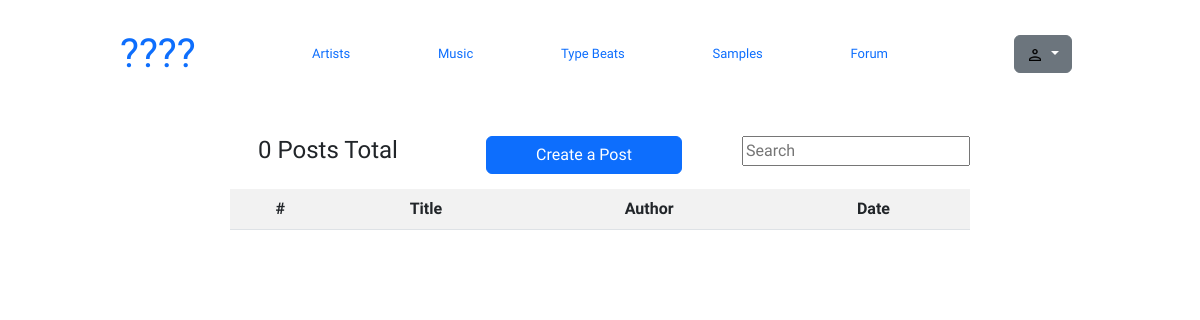
Page /ercf/posts/ on the earlier database version.
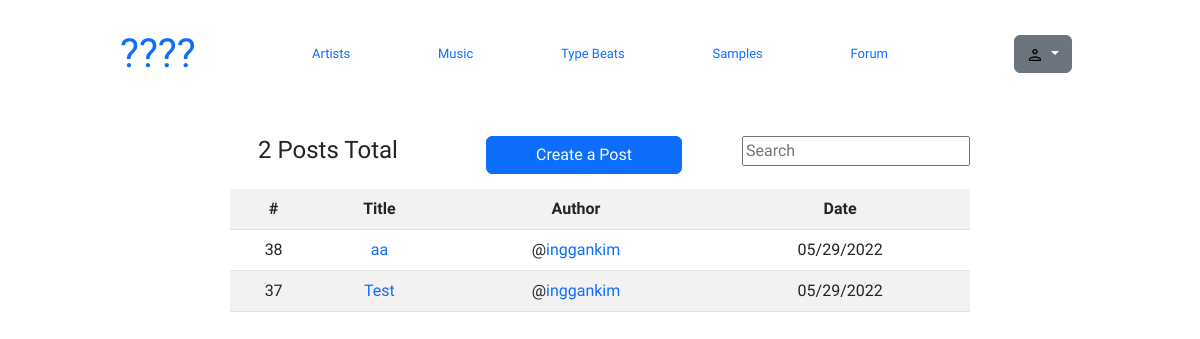
Same page on the later database version.
### ercf/models.py (models this page shows, shortened)
class Post(models.Model):
    title = models.CharField(max_length=100)
    topic = models.ForeignKey(Topic, on_delete=models.SET_NULL, null=True)
    author = models.ForeignKey(User, on_delete=models.CASCADE)
    content = models.TextField(max_length=10000)
    date_posted = models.DateTimeField(auto_now_add=True)
    date_updated = models.DateTimeField(auto_now=True)
    author_identity = models.TextField()

### ercf/views.py (the view)
# urls.py: path('posts/', views.posts, name='posts'),
def posts(request):
    q = request.GET.get("q") if request.GET.get("q") != None else ""
    topics = Topic.objects.all()
    posts = Post.objects.filter(
        Q(topic__name__icontains=q) |
        Q(title__icontains=q) |
        Q(content__icontains=q)
    ).order_by("-id")
    context = {
        "name": name,
        "posts": posts,
        "posts_count": posts.count(),
        "topics": topics
    }
    return render(request, "ercf/posts.html", context)

### ercf/templates/ercf/posts.html (shortened to what this page needs)
{% extends "ercf/layout.html" %}
{% load static %}
{% block body %}
<link rel="stylesheet" type="text/css" href="{% static 'styles/style.css' %}">
<div class="search-container" style="margin-top: -100px;">
    <div>
    </div>
    <div style="padding: 30px;">
        <div class="posts-header">
            <h4>  {{posts_count}} Posts Total</h5>
            <a href="{% url "ercf:form" %}" type="button" class="btn btn-primary">Create a Post</a>
            <form method="GET" action="{% url "ercf:index" %}" style="float:left;">
                <input type="text" name="q" placeholder="Search"/>
            </form>
        </div>
        <table class="table table-striped" style="text-align: center;">
            <tr>
                <th>#</th>
                <th>Title</th>
                <th>Author</th>
                <th>Date</th>
            </tr>
            {% for post in posts %}
                <tr>
                    <td>{{ post.id }}</td>
                    <td><a href="{% url "ercf:post" post.id %}">{{ post.title }}</a></td>
                    <td>@<a href="{% url 'ercf:view_user' post.author_identity %}">{{ post.author }}</a></td>
                    <td>{{ post.date_posted|date:'m/d/20y'  }}</td>
                </tr>
            {% endfor %}
        </table>
    </div>
</div>
{% endblock %}

### ercf/templates/ercf/layout.html (shortened to what this page needs)
<!DOCTYPE html>
{% load static %}
<html>
    <link href="https://cdn.jsdelivr.net/npm/bootstrap@5.2.0-beta1/dist/css/bootstrap.min.css" rel="stylesheet">
<body>
    {% include "ercf/navbar.html" %}
    {% block body %}
    {% load static %}
    {% endblock %}
</body>
</html>

### ercf/templates/ercf/navbar.html (shortened to what this page needs)
{% load static %}
<div class="top">
    <div>
        <a class="logo" href="{% url "ercf:index" %}">
            <h1>????</h1>
        </a>
    </div>
    <div class="navbar">
        <a href="{% url "ercf:beats" %}"><h6>Artists</h6></a>
        <a href="{% url "ercf:beats" %}"><h6>Music</h6></a>
        <a href="{% url "ercf:beats" %}"><h6>Type Beats</h6></a>
        <a href="{% url "ercf:samples" %}"><h6>Samples</h6></a>
        <a href="{% url "ercf:posts" %}"><h6>Forum</h6></a>
    </div>
    <div class="dropdown" style="margin-top:5px; margin-left: 30px;">
        <button class="btn btn-secondary dropdown-toggle" type="button" id="dropdownMenuButton1" data-bs-toggle="dropdown" aria-expanded="false">
          <img style="width: 1.3vw; height: 1.3vw;" src="{% static "images/user.png" %}">
        </button>
    </div>
</div>
<br><br><br/><br/><br/>

### ercf/static/styles/style.css (style rules this page uses)
body { font-family: 'Tiro Kannada', serif; }

### ercf/templates/ercf/navbar.html (style rules this page uses)
a { text-decoration: none; }
.logo { margin-left: 10vw; }
.top a { float: left; }
.navbar a { margin-left:3vw; margin-right:3vw; }
h6 { font-size:13px; }
.top { margin-top:30px; display:grid; grid-gap: 5vw; grid-template-columns: 1fr 3fr 1fr; }

### ercf/templates/ercf/posts.html (style rules this page uses)
.search-container { display: grid; grid-template-columns: 1fr 4fr 1fr; }
.posts-header { display:grid; grid-template-columns: 1fr 1fr 1fr; text-align: center; margin-bottom: 15px; grid-gap: 5vw; }

Differences in the rows shown:
added Post: id "38", title "aa", author "inggankim", date_posted "05/29/2022"
added Post: id "37", title "Test", author "inggankim", date_posted "05/29/2022"
Other differences:
{{ posts_count }}: "0" → "2"
